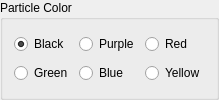
           <widget class="QGroupBox" name="group_rod_color">
            <property name="sizePolicy">
             <sizepolicy hsizetype="Maximum" vsizetype="Preferred">
              <horstretch>0</horstretch>
              <verstretch>0</verstretch>
             </sizepolicy>
            </property>
            <property name="title">
             <string>Particle Color</string>
            </property>
            <layout class="QGridLayout" name="gridLayout_4">
             <item row="0" column="3">
              <widget class="QRadioButton" name="rb_red">
               <property name="text">
                <string>Red</string>
               </property>
              </widget>
             </item>
             <item row="0" column="2">
              <widget class="QRadioButton" name="rb_purple">
               <property name="text">
                <string>Purple</string>
               </property>
              </widget>
             </item>
             <item row="0" column="1">
              <widget class="QRadioButton" name="rb_black">
               <property name="text">
                <string>Black</string>
               </property>
               <property name="checked">
                <bool>true</bool>
               </property>
              </widget>
             </item>
             <item row="1" column="1">
              <widget class="QRadioButton" name="rb_green">
               <property name="text">
                <string>Green</string>
               </property>
              </widget>
             </item>
             <item row="1" column="2">
              <widget class="QRadioButton" name="rb_blue">
               <property name="text">
                <string>Blue</string>
               </property>
              </widget>
             </item>
             <item row="1" column="3">
              <widget class="QRadioButton" name="rb_yellow">
               <property name="text">
                <string>Yellow</string>
               </property>
              </widget>
             </item>
            </layout>
           </widget>
